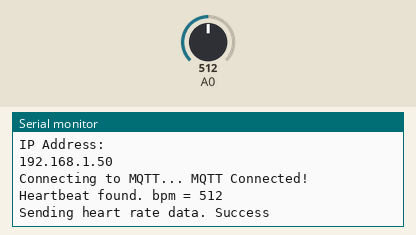
A sketch run on a simulated ESP8266 (NodeMCU). Parts: the last lines printed to the serial monitor. Inputs (shaded band) come from the test bench; at power-on: A0 = 512. WiFi joins after 1.5 s; servers stay silent unless stated; no MQTT or app messages arrive unless stated.

Above: at 2.7 s.
2.8 s: A0 set to 716
At 4.5 s:
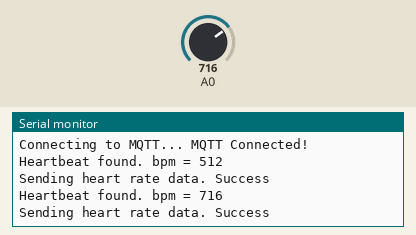
5.5 s: A0 set to 900
At 6.1 s:
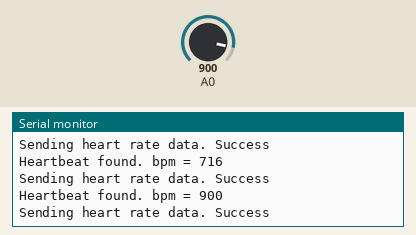
Timing chart, 0 to 8.5 s (numbered marks = the images above; inputs shaded):
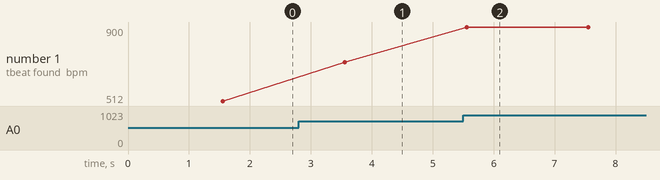

The sketch:

mqtt.ino
```cpp
#include <ESP8266WiFi.h>
#include <Adafruit_MQTT_Client.h>
#define heartbeat A0
#define wifi "chandan"
#define password "9666459542"
#define server "io.adafruit.com"
#define port 1883
#define username "chandan3966"
#define key "7dbe3f897e5941eba1a06ba39c5093c4"


WiFiClient esp;

Adafruit_MQTT_Client mqtt(&esp,server,port,username,key);
Adafruit_MQTT_Publish feedHBR = Adafruit_MQTT_Publish(&mqtt,username"/feeds/hello");


void setup(void)
{
  Serial.begin(115200);
  pinMode(5, INPUT);
  Serial.println("Adafruit MQTT demo");
  Serial.print("Connecting to ");
  Serial.println(wifi);

  WiFi.begin(wifi,password);
  while(WiFi.status()!=WL_CONNECTED)
  {
     delay(500);
     Serial.print(".");
  }

  Serial.println("WiFi connected");
  Serial.println("IP Address: ");
  Serial.println(WiFi.localIP());

}
void loop() {
    MQTT_connect();

  int bpm = analogRead(5);
  Serial.print("Heartbeat found. bpm = ");
  Serial.println(bpm);
if(mqtt.connected())
  {
    Serial.print("Sending heart rate data. ");

    if(feedHBR.publish(bpm))
    {
      Serial.println("Success");
    }

    else
    {
      Serial.println("Fail upload!");
    }


  delay(2000);
}
}

void MQTT_connect()
{
  int8_t ret;

  // Stop if already connected.
  if (mqtt.connected())
  {
    return;
  }

  Serial.print("Connecting to MQTT... ");

  uint8_t retries = 3;
  while ((ret = mqtt.connect()) != 0)
  {
      // connect will return 0 for connected
      Serial.println(mqtt.connectErrorString(ret));
      Serial.println("Retrying MQTT connection in 5 seconds...");
      mqtt.disconnect();
      delay(5000);  // wait 5 seconds
      retries--;
      if (retries == 0)
      {
        // basically die and wait for WDT to reset me
        while (1);
      }
  }
  Serial.println("MQTT Connected!");
}
```

Measured:
- after the input at 2.8 s, the serial monitor: prints a new line after 0.75 s (image 1)
- after the input at 5.5 s, the serial monitor: prints a new line after 0.06 s (image 2)
- plotted number 1: 512 → 716 after the input at 2.8 s, 716 → 900 after the input at 5.5 s
